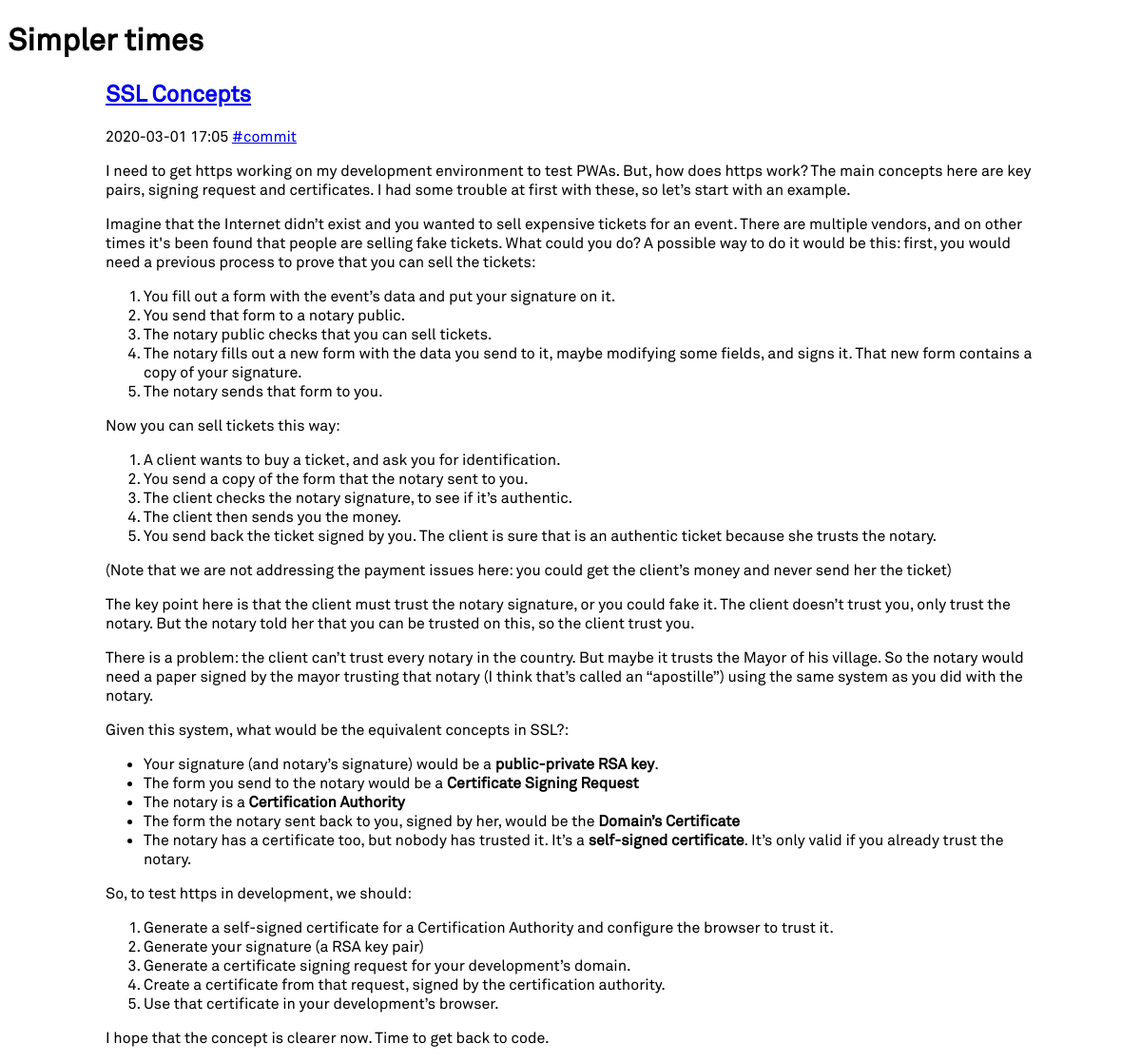
/post/ssl_concepts, run on the app's committed database.
### tables this page shows
CREATE TABLE "Posts" (
	`id`	INTEGER NOT NULL PRIMARY KEY AUTOINCREMENT UNIQUE,
	`creation_datetime`	TEXT NOT NULL,
	`title`	TEXT NOT NULL,
	"friendly_name"	TEXT NOT NULL UNIQUE,
	`content`	TEXT
);

### simplertimes/__init__.py (the view)
    @app.route('/post/<friendly_name>')
    def post(friendly_name):
        from simplertimes.posts import PostsRepository
        pr = PostsRepository(get_db())
        post = pr.by_friendly_name(friendly_name)
        if not post: return render_template('/404.html'),404
        return render_template('/standalone_post.html', post=post)

### simplertimes/db.py (called while the page is built)
def get_db():
    if 'db' not in g:
        g.db = SQLite3DB(current_app.config['DATABASE'])
    return g.db

### simplertimes/posts/post_factory.py (called while the page is built)
def value_of(field_names, row, field):
    try:
        return row[field_names.index(field)]
    except ValueError:
        return None

    @staticmethod
    def from_sqlite3_row(cursor, row):
        field = lambda x: value_of(field_names, row, x)
        field_names = list(map(lambda x:x[0], cursor.description))
        return Post(
            id = field('id'),
            friendly_name = field('friendly_name'),
            title = field('title'),
            date = field('creation_datetime'),
            content = field('content'),
            commit = field('commit'),
        )

### simplertimes/posts/posts_repository.py (called while the page is built)
    def by_friendly_name(self, friendly_name):
        cursor = self.db.query(
            '''
            SELECT * FROM Posts
            WHERE Posts.friendly_name = ?
            '''
            ,args_array=[friendly_name]
            ,one = True
            ,factory = PostFactory.from_sqlite3_row)
        return cursor

### simplertimes/sqlite3db.py (called while the page is built)
    def __db(self):
        if not self.__db_conn:
            self.__db_conn = sqlite3.connect(
                self.__db_path,
                detect_types=sqlite3.PARSE_DECLTYPES
            )
            self.__db_conn.row_factory = sqlite3.Row
        return self.__db_conn

    def close(self):
        if self.__db_conn is not None:
            self.__db_conn.close()

    def query(self, query, args_array=[], one=False, factory=sqlite3.Row):
        self.__db().row_factory = factory
        cur = self.__db().execute(query, tuple(args_array))
        if one:
            row = cur.fetchone()
        else:
            rv = cur.fetchall()
        cur.close()
        return row if one else rv

### simplertimes/templates/standalone_post.html
{% extends "base.html" %}
{% block content %}
<main>
{% include "post.html" %}
</main>
{% endblock %}

### simplertimes/templates/post.html
{% from '_helpers.html' import tag_url %}
<article>
    <h1><a href="{{ url_for('.post', friendly_name = post.friendly_name) }}">{{ post.title }}</a></h1>
    <p class="post_datetime">
        {{ post.date }}
        {{ tag_url(post.friendly_name) }}
    </p>
    {{ post.content | safe }}
</article>

### simplertimes/static/style.css (style rules this page uses)
* { font-family: 'Akkurat', Arial, sans-serif; }
main { max-width: 978px; margin: 0 auto; }

### data on the page
Posts: title "SSL Concepts", date "2020-03-01 17:05", content "I need to get https working on my development environment to test PWAs. But, how does https work? The main concepts here are key pairs, signing request and certificates. I had some trouble at first with these, so let’s start with an example. Imagine that the Internet didn’t exist and you wanted to sell expensive tickets for an event. There are multiple vendors, and on other times it's been found that people are selling fake tickets. What could you do? A possible way to do it would be this: first, you would need a previous process to prove that you can sell the tickets: You fill out a form with the event’s data and put your signature on it. You send that form to a notary public. The notary…"
